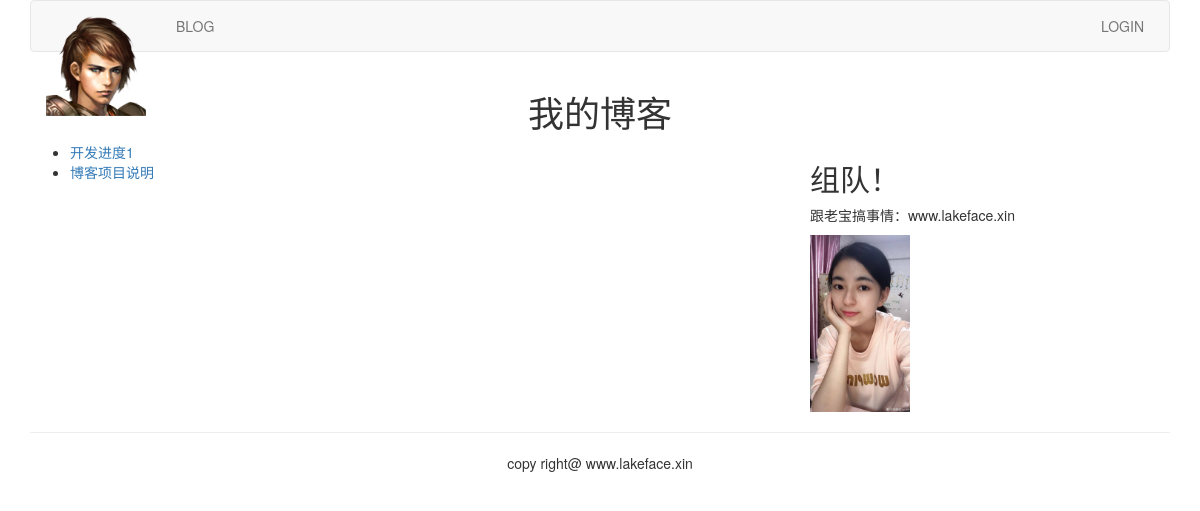
Page /blog/ on the earlier database version.
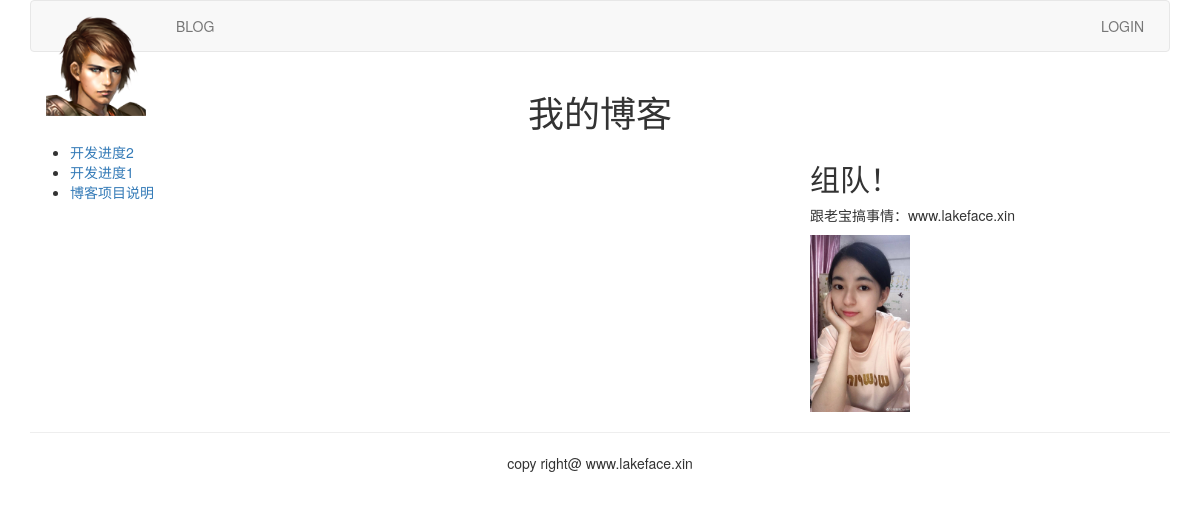
Same page on the later database version.
### blog/models.py (models this page shows, shortened)
class BlogArticles(models.Model):
    title = models.CharField(max_length=300)
    author = models.ForeignKey(User, related_name='blog_posts')
    body = models.TextField()
    publish = models.DateTimeField(default=timezone.now)
    class Meta:
        ordering = ("-publish",)

### blog/views.py (the view)
def blog_title(request):
    blogs = BlogArticles.objects.all()
    return render(request, 'blog/titles.html', {"blogs": blogs})

### templates/blog/titles.html (shortened to what this page needs)
{% extends "base.html" %}
{% block content %}
{% load staticfiles %}
<div class="row text-center vertical-middle-sm">
	<h1>我的博客</h1>
</div>
<div class="row">
    <div class="col-xs-12 col-md-8">
        <ul>
            {% for blog in blogs %}
                <li><a href="{{ blog.id }}">{{ blog.title }}</a></li>
            {% endfor %}
        </ul>
    </div>
    <div class="col-xs-6 col-md-4">
        <h2>组队！</h2>
		<p>跟老宝搞事情：www.lakeface.xin</p>
		<img src="{% static '/images/missliu.jpg' %}" width="100px">
	</div>
</div>
{% endblock %}

### templates/base.html (shortened to what this page needs)
{% load staticfiles %}
<!DOCTYPE html>
<html lang="zh-cn">
    <head>
        {% load bootstrap3 %}
        {% bootstrap_css %}
    </head>
    <body>
        {% include "header.html" %}
        <div class="container">
        	{% block content %}{% endblock %}
        </div>
        {% include "footer.html" %}
    </body>
</html>

### templates/header.html
{% load staticfiles %}
<div class="container">
    <nav class="navbar navbar-default" role="navigation">
        <div class="navbar-header">
            <a class="navbar-brand" href="http://www.lakeface.xin"><img src="{% static '/images/go.png' %}" width="100px"></a>
	    </div>
        <div>
            <ul class="nav navbar-nav" role="navigation">
                <li><a href="{% url 'blog:blog_title' %}">BLOG</a></li>
            </ul>
            <ul class="nav navbar-nav navbar-right" style="margin-right: 10px">
                {% if user.is_authenticated %}
                <li><a href="#">{{ user.username }}</a></li>
                <li><a href="{% url 'account:user_logout' %}">Logout</a></li>
                {% else %}
                <li><a href="{% url 'account:user_login' %}">LOGIN</a></li>
                {% endif %}
            </ul>
        </div>
    </nav>
</div>

### templates/footer.html
<div class="container">
    <hr>
    <p class="text-center">copy right@ www.lakeface.xin</p>
</div>

Differences in the rows shown:
added BlogArticles: title "开发进度2"
